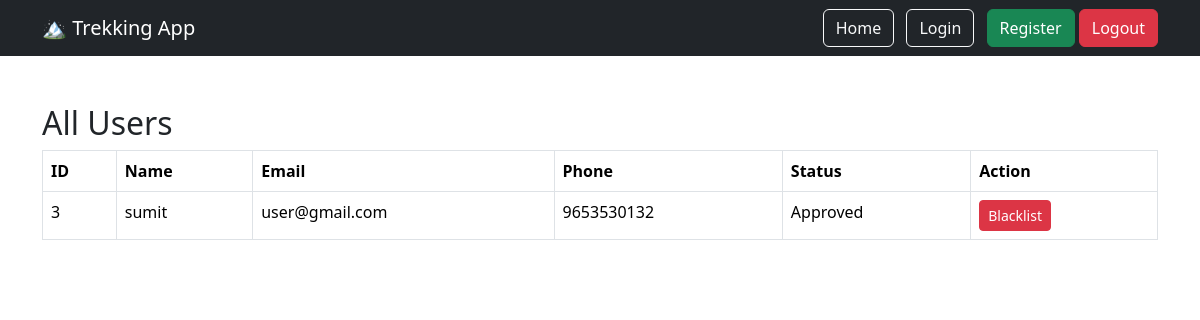
Screenshot of /admin/users with the database file from the repository.
### models/user.py (models this page shows)
class User(UserMixin, db.Model):
    __tablename__ = "users"
    id = db.Column(db.Integer, primary_key=True)
    name = db.Column(db.String(100), nullable=False)
    email = db.Column(db.String(120), unique=True, nullable=False)
    password = db.Column(db.String(255), nullable=False)
    phone = db.Column(db.String(15))
    role = db.Column(db.String(20), nullable=False)
    status = db.Column(db.String(20), default="Pending")
    created_at = db.Column(db.DateTime, default=datetime.utcnow)

### routes/admin.py (the view)
@admin.route("/admin/users")
def view_users():
    users = User.query.filter_by(role="User").all()
    return render_template(
        "admin/users.html",
        users=users
    )

### templates/admin/users.html
{% extends "base.html" %}
{% block content %}
<h2>All Users</h2>
<table class="table table-bordered">
    <thead>
        <tr>
            <th>ID</th>
            <th>Name</th>
            <th>Email</th>
            <th>Phone</th>
            <th>Status</th>
            <th>Action</th>
        </tr>
    </thead>
    <tbody>
        {% for user in users %}
        <tr>
            <td>{{ user.id }}</td>
            <td>{{ user.name }}</td>
            <td>{{ user.email }}</td>
            <td>{{ user.phone }}</td>
            <td>{{ user.status }}</td>
            <td> {% if user.status=="Approved" %}
                <a href="/admin/blacklist_user/{{ user.id }}" class="btn btn-danger btn-sm"> Blacklist </a>
                {% endif %}
            </td>
        </tr>
        {% endfor %}
    </tbody>
</table>
{% endblock %}

### rows the page displays
User: id "3", name "sumit", email "user@gmail.com", phone "9653530132", status "Approved"
